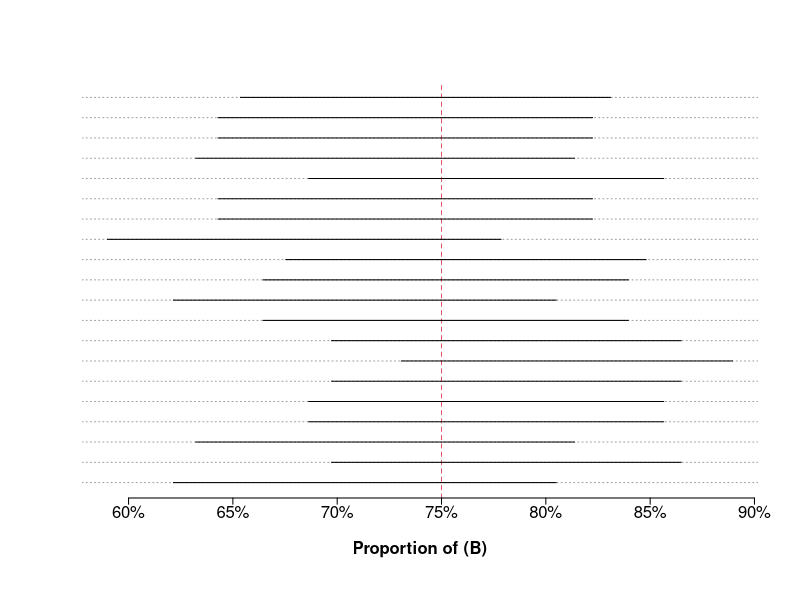

Write the R code that produced this figure. (Note: this script raises an error after producing the figure.)
CI.bi = function(n, p, n.sim, ylabel = FALSE){
  
  fun = function(){
    x = rbinom(1, n, p)
   pe = x/n
   CI = binom.test(x, n, p)[[4]]
   c(CI[1], CI[2], pe)
  }
  
    sim = t(replicate(n.sim, fun()))
capture = sim[ ,1] <= p & p <= sim[ ,2]
  
  par(mgp = c(2, .2, 0), tck = -.015)
  plot(sim[, 1:2], rep(1:n.sim, 2), ty = "n", ylab = NA, yaxt = "n", xaxt = "n", xlab = "Proportion of (B)", font.lab = 2, bty = "n")
  
  abline(h = 1:n.sim, col = 8, lty = 3)
  abline(v = p, lty = 2, col = 2)
  segments(sim[ ,1], 1:n.sim, sim[ ,2], 1:n.sim, lend = 1, col = ifelse(capture, 1, 2))
  axis(1, at = axTicks(1), labels = paste0(axTicks(1)*1e2, "%"))
  axis(1, at = p, lab = paste0(p)*1e2, col.axis = 2, col = 2, font = 2)
  if(ylabel) axis(2, at = 1:n.sim, labels = paste0("Repeat ", rev(1:n.sim)), font = 2, las = 1, cex.axis = .8, tck = -.006)
  points(sim[, 3], 1:n.sim, pch = 19, col = ifelse(capture, 1, 2), cex = ifelse(n.sim > 50, .6, .65))
  
  cat("Coverage =", mean(capture)*1e2, "%", "\nLong-run proportion =", mean(sim[, 3])*1e2, "%")
}
# Example of use:
CI.bi(n = 100, p = .75, n.sim = 20, ylabel = TRUE)
